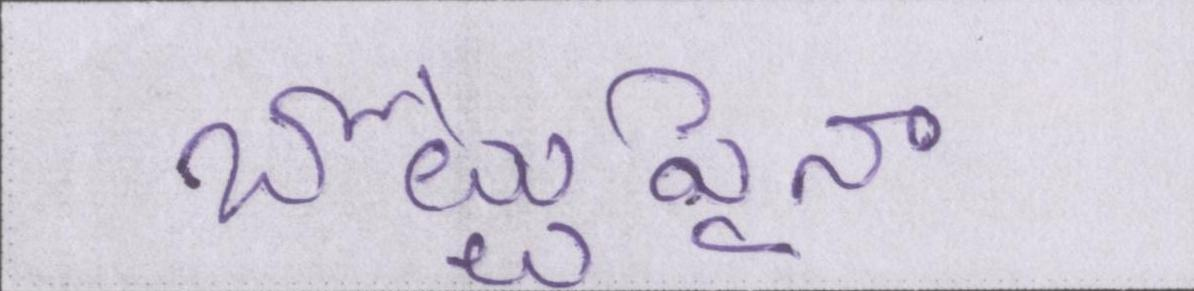
#> input picture written_reports/supporting_docs/phase_2_pipeline_1_jpg/01_standardized.png, 1194 x 291 px
$ python deskew_images.py ../written_reports/supporting_docs/phase_2_pipeline_1_jpg
#> lines starting #> are read from the running program, lines starting #| are printed output that depends on the picture; after the words box and inside, x2 and y2 are one past the last pixel; in counts of white or black regions, pixels touching at a corner belong together
#!/usr/bin/env python3
"""Detect skew in PNG images and rotate them in place."""

import argparse
import logging
import sys
from pathlib import Path

import cv2
import numpy as np
from PIL import Image
from deskew import determine_skew
from skimage.transform import rotate


logging.basicConfig(
    level=logging.INFO,
    format="%(asctime)s - %(levelname)s - %(message)s",
)
logger = logging.getLogger(__name__)

MIN_SKEW_ANGLE = -15.0
MAX_SKEW_ANGLE = 15.0


def load_png(path: Path) -> np.ndarray:
    """Load a PNG, preserving grayscale images and flattening transparency."""
    with Image.open(path) as image:
#> image is the input picture: PIL image 1194x291 RGB; mean R, G, B 210.4, 206.5, 217.6
        if image.mode in ("RGBA", "LA") or "transparency" in image.info:
            foreground = image.convert("RGBA")
            background = Image.new("RGBA", image.size, (255, 255, 255, 255))
            image = Image.alpha_composite(background, foreground).convert("RGB")
        elif image.mode not in ("L", "RGB"):
            image = image.convert("RGB")

        return np.asarray(image)


def to_uint8(image: np.ndarray) -> np.ndarray:
    """Convert a skimage float image back to uint8 for saving."""
    if image.dtype == np.uint8:
        return image

    return (np.clip(image, 0, 1) * 255).round().astype(np.uint8)


def threshold_for_skew_detection(image: np.ndarray) -> np.ndarray:
    """Create a high-contrast binary image for skew detection."""
    grayscale = (
        image
        if image.ndim == 2
        else cv2.cvtColor(image, cv2.COLOR_RGB2GRAY)
    )
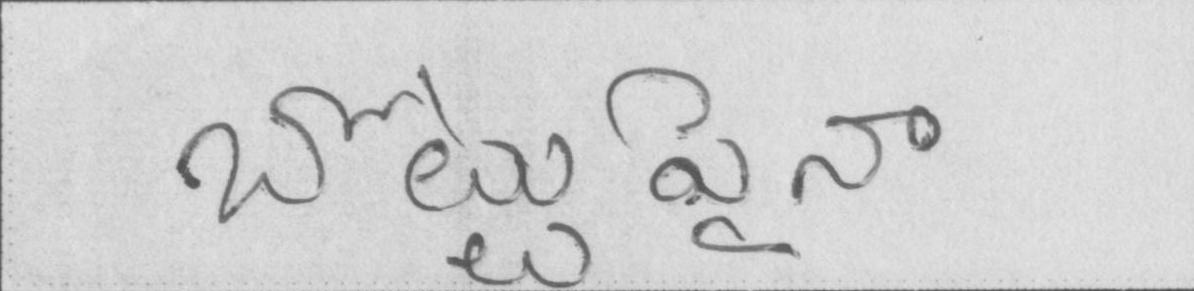
#> grayscale: shape (291, 1194); min 76, max 232, mean 209
    _, thresholded = cv2.threshold(
        grayscale,
        0,
        255,
        cv2.THRESH_BINARY_INV + cv2.THRESH_OTSU,
    )
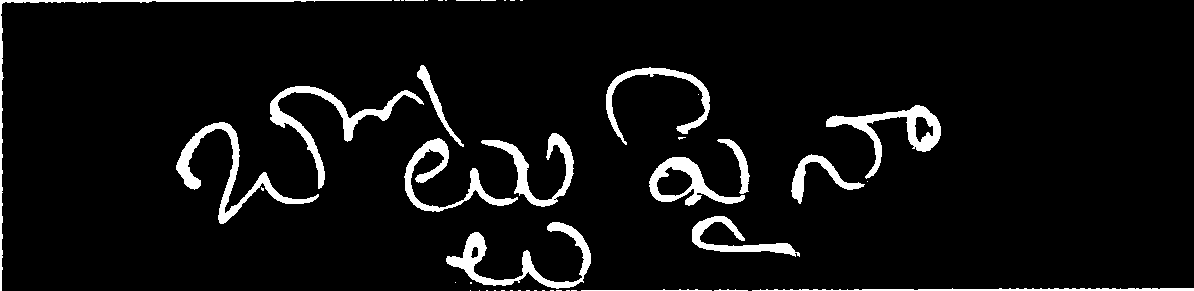
#> thresholded: shape (291, 1194); 6% white; 47 white regions (30 under 20 px), largest, box (x1, y1, x2, y2) and area: (176, 122, 319, 224) 2281, (446, 222, 591, 289) 2268, (270, 86, 424, 189) 2239
    return thresholded


def rotate_by_detected_skew(image: np.ndarray) -> tuple[np.ndarray, float]:
    """Determine the image skew angle and rotate by that angle."""
    thresholded = threshold_for_skew_detection(image)
    angle = determine_skew(
        thresholded,
        min_angle=MIN_SKEW_ANGLE,
        max_angle=MAX_SKEW_ANGLE,
    )
    angle = float(angle) if angle else 0.0

    if angle == 0.0:
        return image, angle

    rotated = rotate(
        image,
        angle,
        resize=True,
        cval=1,
        mode="constant",
    )
    return to_uint8(rotated), angle


def save_png(image: np.ndarray, path: Path) -> None:
    """Save an RGB numpy image as PNG."""
    Image.fromarray(to_uint8(image)).save(path, "PNG")


def test_output_path(path: Path) -> Path:
    """Return the side-by-side test output path for a PNG."""
    return path.with_name(f"{path.stem}.test{path.suffix}")


def process_png(path: Path, test: bool) -> bool:
    """Deskew one PNG, overwriting it unless test mode is enabled."""
    output_path = test_output_path(path) if test else path

    try:
        image = load_png(path)
        rotated, angle = rotate_by_detected_skew(image)
        save_png(rotated, output_path)
    except Exception as exc:
        logger.error("Failed to process %s: %s", path, exc)
        return False

    logger.info("Processed %s -> %s (angle: %.2f)", path, output_path, angle)
    return True


def find_pngs(path: Path) -> list[Path]:
    """Find PNG files from a single image path or a directory tree."""
    if path.is_file():
        return [path] if path.suffix.lower() == ".png" else []

    return sorted(
        item
        for item in path.rglob("*.png")
        if item.is_file() and not item.name.endswith(".test.png")
    )


def parse_args() -> argparse.Namespace:
    parser = argparse.ArgumentParser(
        description="Detect skew in PNG images and rotate them in place."
    )
    parser.add_argument("input", help="PNG image path or directory to scan")
    parser.add_argument(
        "--test",
        action="store_true",
        help="Write name.test.png beside each source image instead of overwriting it",
    )
    return parser.parse_args()


def main() -> int:
    args = parse_args()
    input_path = Path(args.input)

    if not input_path.exists():
        logger.error("Input path not found: %s", input_path)
        return 1

    pngs = find_pngs(input_path)
    if not pngs:
        logger.error("No PNG files found: %s", input_path)
        return 1

    successful = sum(1 for png in pngs if process_png(png, args.test))
    failed = len(pngs) - successful

    logger.info("Done: %s successful, %s failed", successful, failed)
    return 0 if failed == 0 else 1


if __name__ == "__main__":
    sys.exit(main())
#> (the call stopped at in rotate_by_detected_skew, `angle = determine_skew( thresholded, min_angle=MIN_SKEW_ANGLE, max_ang..`: deskew is not available in this run)

$ run again, on written_reports/supporting_docs/phase_2_pipeline_1_jpg/03_contrast.png
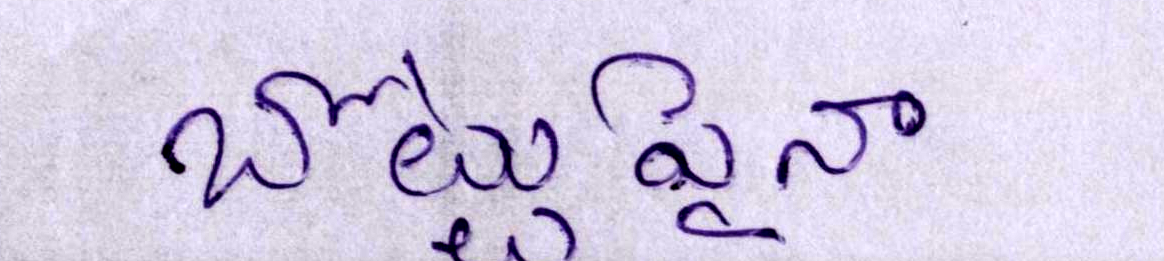
#> input picture written_reports/supporting_docs/phase_2_pipeline_1_jpg/03_contrast.png, 1164 x 261 px
#> in load_png, image is the input picture: PIL image 1164x261 RGB; mean R, G, B 212.8, 205.2, 227.6
#> in threshold_for_skew_detection, `grayscale = ( image if image.ndim == 2 else cv2.cvtColor(image, cv2.CO..`:
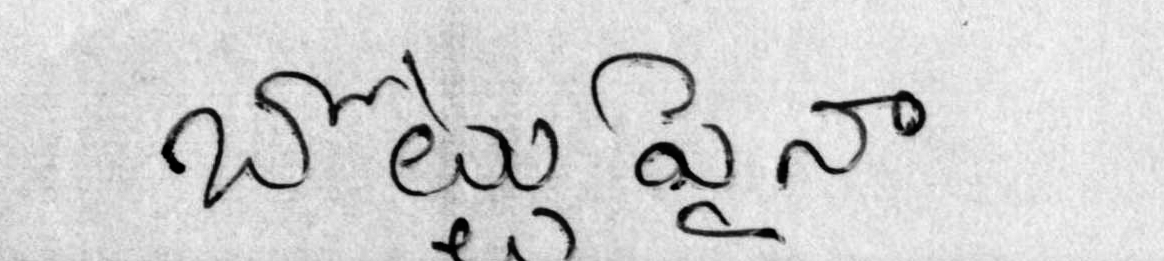
#> grayscale: shape (261, 1164); min 0, max 250, mean 209.8
#> in threshold_for_skew_detection, `_, thresholded = cv2.threshold( grayscale, 0, 255, cv2.THRESH_BINARY_I..`:
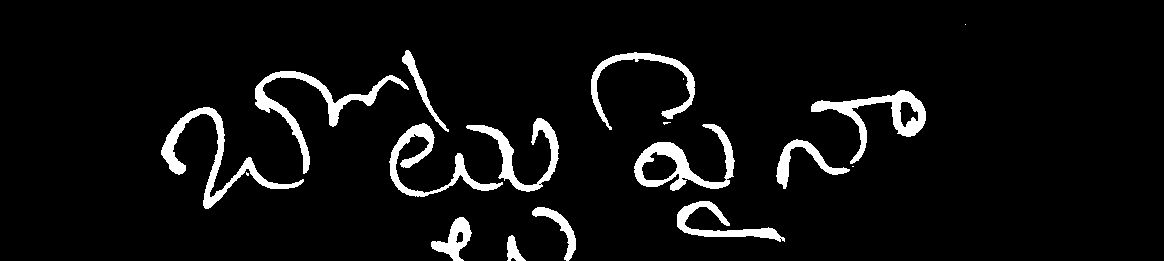
#> thresholded: shape (261, 1164); 5.9% white; 18 white regions (5 under 20 px), largest, box (x1, y1, x2, y2) and area: (161, 107, 304, 209) 2308, (255, 71, 409, 174) 2264, (634, 124, 735, 191) 2072
